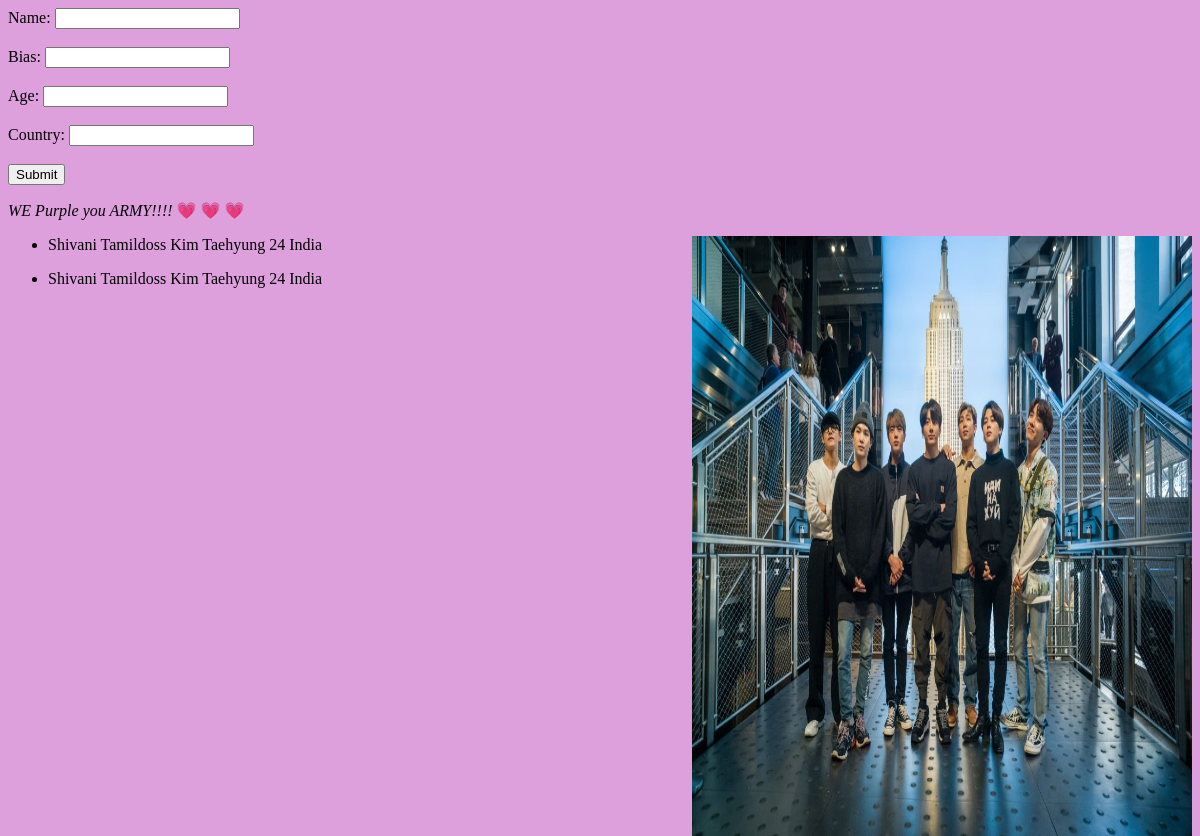
/pucc2/fa1/, run on an earlier commit of the app's database.
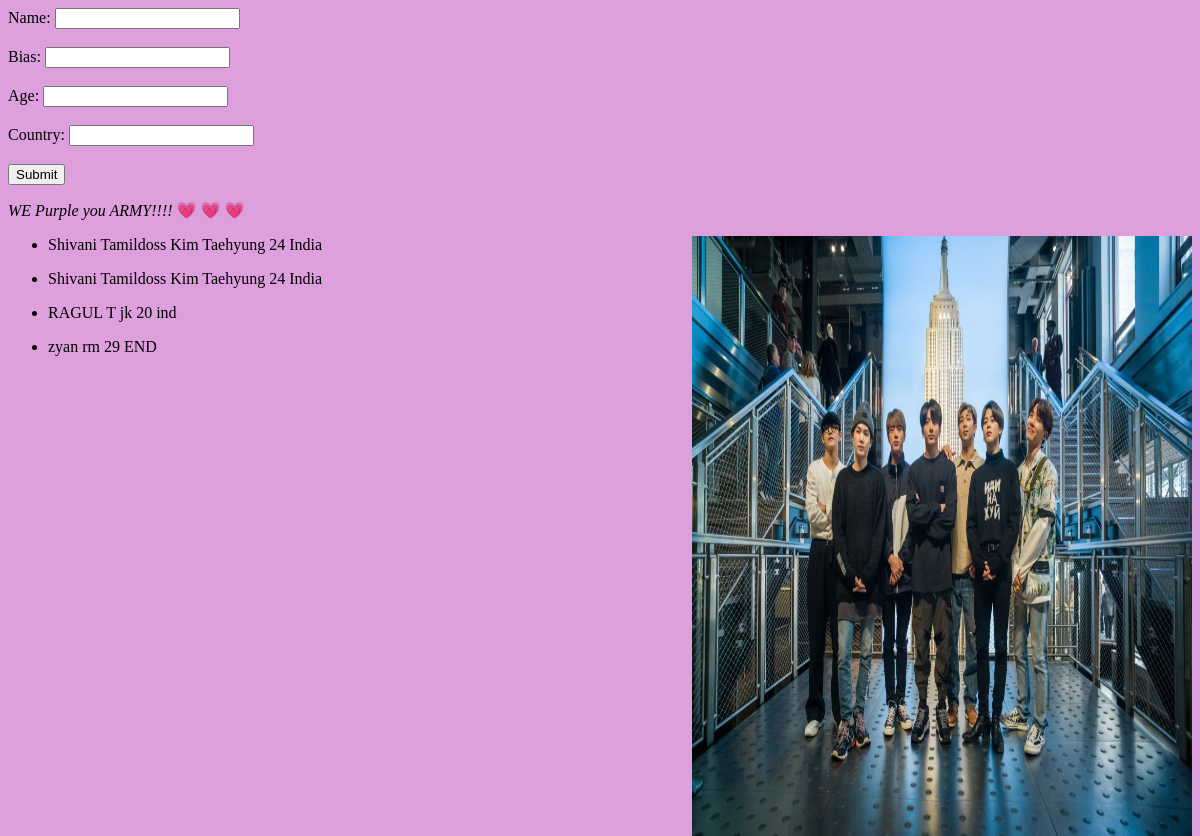
And on a later commit of the database.
### appp2/models.py (models this page shows, shortened)
class appp2(models.Model):
    Name = models.CharField(max_length=100)
    Bias = models.CharField(max_length=50)
    Age  = models.IntegerField(max_length = 200)
    Country = models.TextField(max_length=50)

### appp2/views.py (the view, shortened to what this page needs)
# urls.py: path('fa1/', views.cans1 , name='fa1'),
def cans1(request):
    allobj2 = appp2.objects.all()
    return render(request,'second.html', {'results2' : allobj2})

### templates/second.html (shortened to what this page needs)
{% load static %}
<!DOCTYPE html>
<html>
  <body style="background-color:plum;">
    <div>
      <form method="POST" action="{% url 'fa1' %}">
        Name: <input type="text" name="name" id="Name"><br><br>
        Bias: <input type="text" name="bias"><br><br>
        Age: <input type="number" name="age"> <br><br>
        Country: <input type="text" name="country"> <br><br>
        <input type="submit" name="submit">
      </form>
    </div>
    <p><i>WE Purple you ARMY!!!!</i> &#128151 &#128151 &#128151 </p>
    <img src="{% static 'image/bts.jpg' %}" alt="BTS"  width="500" height="600" align="right">
    {% for i in results2 %}
      <ul>
        <li>
          {{ i.Name }}
          {{ i.Bias }}
          {{ i.Age}}
          {{ i.Country }}
        </li>
      </ul>
    {% endfor %}
</body>
</html>

What changed in the data, as far as the page shows it:
added appp2: Name "RAGUL T", Bias "jk", Age "20", Country "ind"
added appp2: Name "zyan", Bias "rm", Age "29", Country "END"
